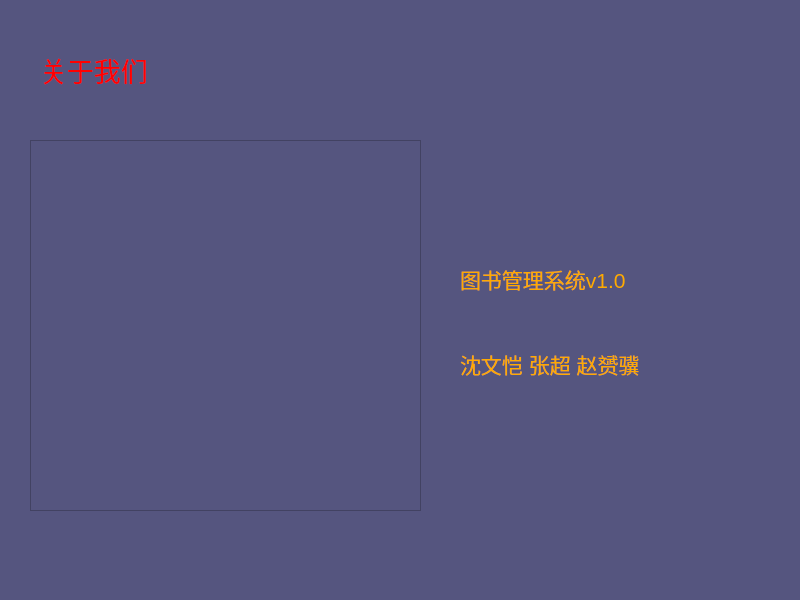
<?xml version="1.0" encoding="UTF-8"?>
<ui version="4.0">
 <class>guanyu</class>
 <widget class="QMainWindow" name="guanyu">
  <property name="geometry">
   <rect>
    <x>0</x>
    <y>0</y>
    <width>800</width>
    <height>600</height>
   </rect>
  </property>
  <property name="windowTitle">
   <string>MainWindow</string>
  </property>
  <property name="styleSheet">
   <string notr="true">background-color: rgb(85, 85, 127);</string>
  </property>
  <widget class="QWidget" name="centralwidget">
   <widget class="QLabel" name="label_3">
    <property name="geometry">
     <rect>
      <x>40</x>
      <y>50</y>
      <width>231</width>
      <height>41</height>
     </rect>
    </property>
    <property name="text">
     <string>&lt;html&gt;&lt;head/&gt;&lt;body&gt;&lt;p&gt;&lt;span style=&quot; font-size:20pt; color:#ff0000;&quot;&gt;关于我们&lt;/span&gt;&lt;/p&gt;&lt;/body&gt;&lt;/html&gt;</string>
    </property>
   </widget>
   <widget class="QWidget" name="layoutWidget">
    <property name="geometry">
     <rect>
      <x>460</x>
      <y>240</y>
      <width>281</width>
      <height>163</height>
     </rect>
    </property>
    <layout class="QVBoxLayout" name="verticalLayout">
     <item>
      <widget class="QLabel" name="label">
       <property name="text">
        <string>&lt;html&gt;&lt;head/&gt;&lt;body&gt;&lt;p&gt;&lt;span style=&quot; font-size:16pt; color:#ffaa00;&quot;&gt;图书管理系统v1.0&lt;/span&gt;&lt;/p&gt;&lt;/body&gt;&lt;/html&gt;</string>
       </property>
      </widget>
     </item>
     <item>
      <widget class="QLabel" name="label_2">
       <property name="text">
        <string>&lt;html&gt;&lt;head/&gt;&lt;body&gt;&lt;p&gt;&lt;span style=&quot; font-size:16pt; color:#ffaa00;&quot;&gt;沈文恺   张超  赵赟骥&lt;/span&gt;&lt;/p&gt;&lt;/body&gt;&lt;/html&gt;</string>
       </property>
      </widget>
     </item>
    </layout>
   </widget>
   <widget class="QListWidget" name="listWidget">
    <property name="geometry">
     <rect>
      <x>30</x>
      <y>140</y>
      <width>391</width>
      <height>371</height>
     </rect>
    </property>
    <property name="styleSheet">
     <string notr="true">border-image: url(:/唐小天.jpg);</string>
    </property>
   </widget>
  </widget>
  <widget class="QStatusBar" name="statusbar"/>
 </widget>
 <resources>
  <include location="gywm.qrc"/>
  <include location="bjxs.qrc"/>
  <include location="bjjs.qrc"/>
 </resources>
 <connections/>
</ui>
